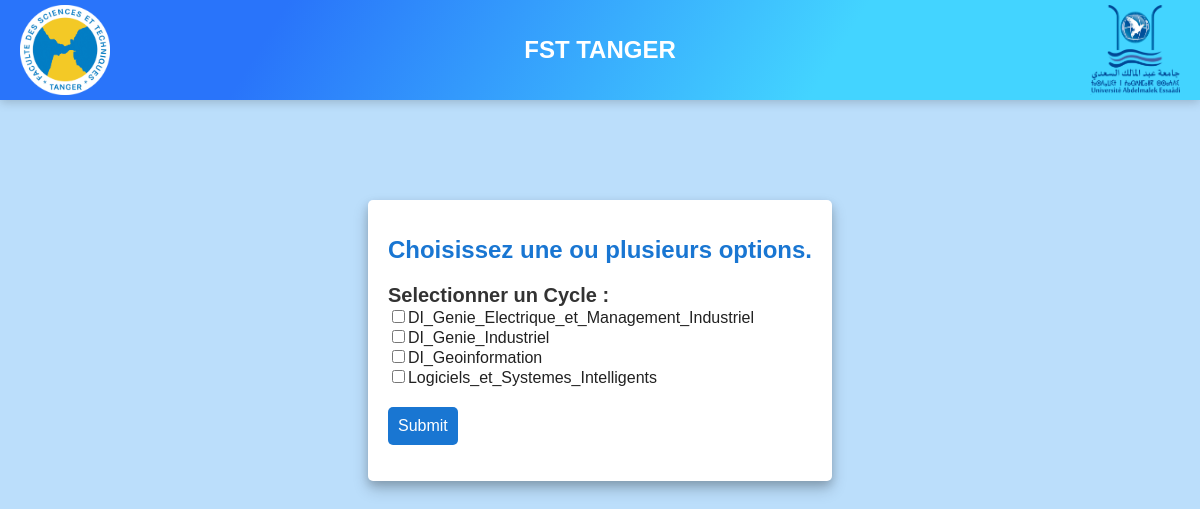
The page /espace_etudiant/cycle.php (signed in) on the database its author committed.
### tables this page shows
CREATE TABLE `filiere` (
  `id_filiere` int(11) NOT NULL,
  `nom_filiere` varchar(300) NOT NULL,
  `nom_departement` varchar(100) NOT NULL,
  `nom_orientation` varchar(100) NOT NULL
);

### espace_etudiant/cycle.php (the view, shortened to what this page needs)
<?php
    include("data_base.php");
?>
<html lang="en">
<head>
    <link rel="stylesheet" href="cycle_style.css">
</head>
<body>
    <div class="title_container">
        <div class="logo_fst">
            <img src="images/FST-Tanger-modified.png" alt="FST Logo" class="fst_img">
        </div>
        <div class="h1_div">
            <h1 class="h1_style">FST TANGER</h1>
        </div>
        <div class="logo_uni">
            <img src="images/logopuae.png" alt="University Logo" class="uni_img">
        </div>
    </div>
    <div class="container">
        <div class="box">
            <div class="titre">
                <h1>Choisissez une ou plusieurs options.</h1>
            </div>
            <div class="form_container">
            <form action="cycle.php" method="post" enctype="multipart/form-data" onsubmit="return validateCheckboxes()">
                    <label for="note_s6" class="choix_text">Selectionner un Cycle :</label><br>
                    <?php
                        $query_cycle= $db->prepare('SELECT * FROM filiere WHERE nom_orientation=:orientation');
                        $orientation ="cycle";
                        $query_cycle -> bindParam("orientation",$orientation);
                        $query_cycle ->execute();
                        $rows_cycle=$query_cycle->fetchall();
                        foreach($rows_cycle as $row){
                            $keyValuePair=$row["id_filiere"].'=>'.$row["nom_filiere"];
                            echo '<input type="checkbox" name="cycles[]" value="'.$keyValuePair.'" >'.$row["nom_filiere"].'<br>';
                            }
                    ?>
                    <input type="submit" name="submit" class="submit">
                </form>
            </div>
        </div>
    </div>
</body>
</html>

### espace_etudiant/cycle_style.css (style rules this page uses)
html, body { margin: 0; padding: 0; height: 100%; font-family: Arial, sans-serif; display: flex; flex-direction: column; background-color: #bbdefb; }
body { background-color: #bbdefb; }
.title_container { display: flex; justify-content: space-between; align-items: center; width: 100%; height: 100px; background: linear-gradient(121.7deg, rgb(41, 116, 250) 22.9%, rgb(67, 212, 255) 69%); position: fixed; z-index: 100; box-shadow: 0 2px 10px rgba(0, 0, 0, 0.2); }
.fst_img, .uni_img { width: 90px; height: 90px; }
.logo_fst { margin-left: 20px; }
.logo_uni { margin-right: 20px; }
.h1_div { text-align: center; flex: 1; }
.h1_style { color: white; font-size: 24px; font-weight: bold; margin: 0; }
.container { margin-top: 0px; background-color: #bbdefb; display: flex; justify-content: center; align-items: flex-start; height: auto; width: 100%; }
.box { margin-top: 200px; background-color: #ffffff; color: #212121; width: auto; border-radius: 5px; box-shadow: 0 4px 20px rgba(0, 0, 0, 0.1); padding: 20px; box-shadow: 0 8px 16px rgba(0, 0, 0, 0.2), 0 4px 8px rgba(0, 0, 0, 0.15); transition: box-shadow 0.3s ease, transform 0.3s ease; }
.titre { text-align: center; margin-bottom: 20px; }
.titre h1 { font-size: 24px; color: #1976d2; }
.form_container { display: flex; flex-direction: column; }
form label { font-size: 14px; color: #333; margin-top: 10px; }
form label { font-weight: bold; margin-top: 5px; }
.choix_text { font-size: 20px; }
.submit { background-color: #1976d2; color: white; border: none; border-radius: 5px; padding: 10px; margin-top: 20px; font-size: 16px; cursor: pointer; transition: background-color 0.3s ease-in-out; }

### rows shown on the page
filiere: nom_filiere "DI_Genie_Electrique_et_Management_Industriel"
filiere: nom_filiere "DI_Genie_Industriel"
filiere: nom_filiere "DI_Geoinformation"
filiere: nom_filiere "Logiciels_et_Systemes_Intelligents"
